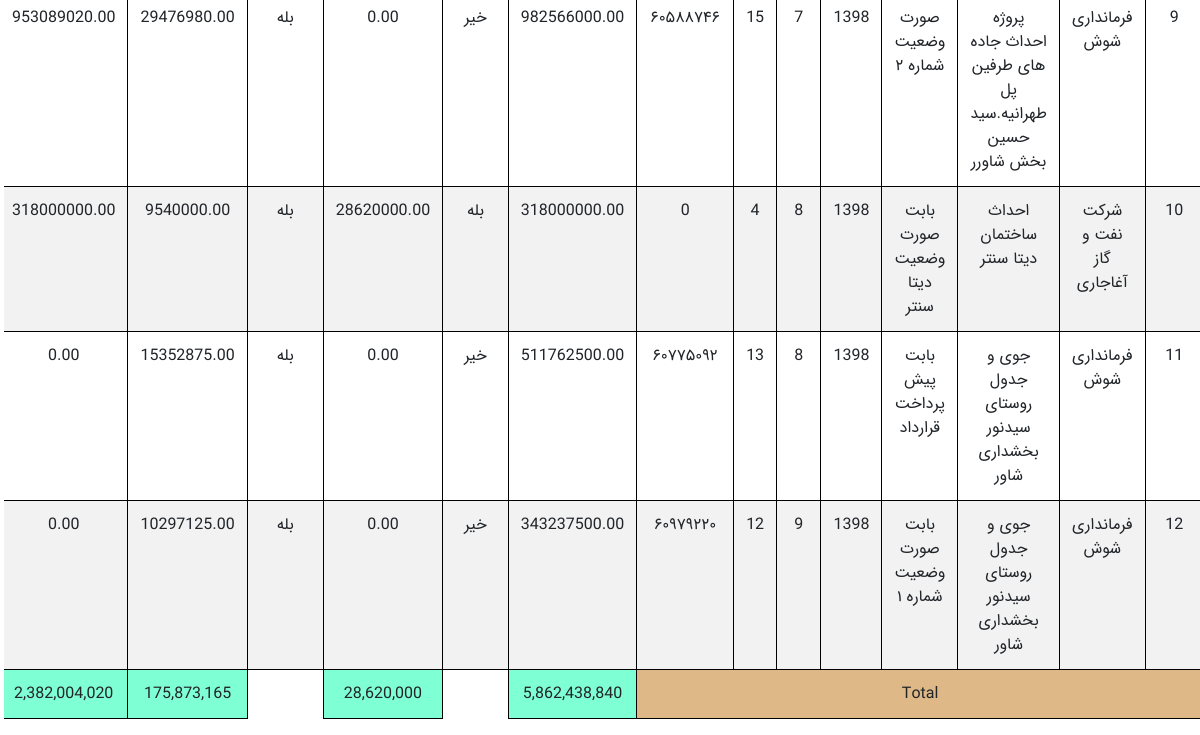
Before: /income/declaration/ (lower part) with the older database file.
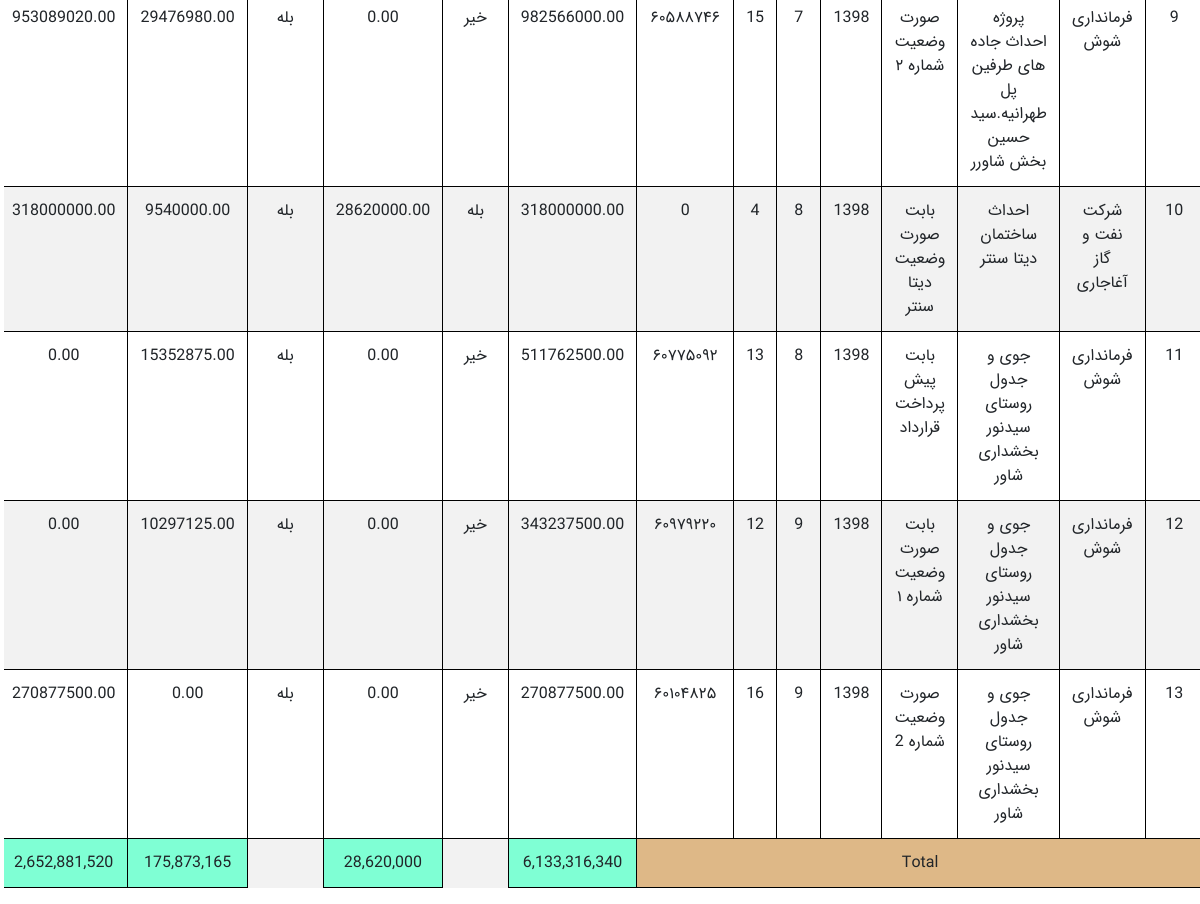
After: the same page with the newer database file.
### income/models.py (models this page shows, shortened)
class Income(models.Model):
    YEAR_CHOICES=[
        (1396,'1396'),
        (1397,'1397'),
        (1398,'1398'),
        (1399,'1399'),
        (1400,'1400'),
    ]
    MONTH_CHOICES=[
        (1,'فروردین'),
        (2,'اردیبشت'),
        (3,'خرداد'),
        (3,'تیر'),
        (5,'مرداد'),
        (6,'شهریور'),
        (7,'مهر'),
        (8,'آبان'),
        (9,'آذر'),
        (10,'دی'),
        (11,'بهمن'),
        (12,'اسفند'),
    ]
    DAY_CHOICES=[
        (1,'1'),
        (2,'2'),
        (3,'3'),
        (4,'4'),
        (5,'5'),
        (6,'6'),
        (7,'7'),
        (8,'8'),
        (9,'9'),
        (10,'10'),
        (11,'11'),
        (12,'12'),
        (13,'13'),
        (14,'14'),
        (15,'15'),
        (16,'16'),
        (17,'17'),
        (18,'18'),
        (19,'19'),
        (20,'20'),
        (21,'21'),
        (22,'22'),
        (23,'23'),
        (24,'24'),
        (25,'25'),
        (26,'26'),
        (27,'27'),
        (28,'28'),
        (29,'29'),
        (30,'30'),
        (31,'31'),
    ]
    TAX_STATUS=[
        (True,'مشمول'),
        (False,'معاف')
    ]
    employer   =   models.ForeignKey(Employer,verbose_name='کارفرما',on_delete=models.CASCADE)
    contract    =   models.ForeignKey(Contract,verbose_name='قرارداد',max_length=150,on_delete=models.CASCADE)
    title       =   models.CharField('عنوان پرداخت',max_length=100,blank=True)
    year        =   models.IntegerField('سال',choices=YEAR_CHOICES)
    month       =   models.IntegerField('ماه',choices=MONTH_CHOICES)
    day         =   models.IntegerField('روز',choices=DAY_CHOICES)
    bank        =   models.ForeignKey(Bank,verbose_name='بانک',on_delete=models.CASCADE,null=True,blank=True,default='')
    doc_number  =   models.CharField('شماره سند',max_length=30)
    gross_amount=   models.DecimalField('مبلغ ناخالص',max_digits=20,decimal_places=2)
    VAT_included=   models.BooleanField('مالیات بر ارزش افزوده ',choices=TAX_STATUS, default=True)
    VAT_amount  =   models.DecimalField('مبلغ ارزش افزوده',max_digits=20,decimal_places=2)
    tax_included=   models.BooleanField('وضعیت مالیات تکلیفی',choices=TAX_STATUS, default=True,)
    tax_amount  =   models.DecimalField('مبلغ مالیات',max_digits=20,decimal_places=2)
    pay_amount  =   models.DecimalField('خالص پرداختی',max_digits=20,decimal_places=2,default=0)
    description =   models.CharField(max_length=100,null=True,blank=True)
    class Meta:
        ordering=['year','month','day']

### baseinfo/models.py (models this page shows, shortened)
class Employer(models.Model):
    title           =   models.CharField('نام کارفرما',max_length=50)
    national_code   =   models.CharField('شناسه ملی',max_length=11)
    economic_id     =   models.CharField('شماره اقتصادی',max_length=11)
    phone_number    =   models.CharField("شماره تلفن",max_length=11)
    city_name       =   models.ForeignKey(City,verbose_name="شهر",null=True,on_delete=models.SET_NULL)
    address         =   models.TextField(verbose_name="آدرس")
    description     =   models.CharField('توضیحات',max_length=100,null=True,blank=True)
    def __str__(self):
        return self.title

class Contract(models.Model):
    employer    =   models.ForeignKey(Employer,verbose_name="کارفرما",on_delete=models.CASCADE)
    title       =   models.CharField('عنوان قرارداد',max_length=100)
    number      =   models.CharField('شماره قرارداد',max_length=50)
    date        =   models.DateField('تاریخ شروع',)
    end_date    =   models.DateField('تاریخ پایان',null=True,blank=True)
    gross_amount=   models.DecimalField('مبلغ اولیه قرارداد',max_digits=20,decimal_places=2,default=0)
    adjustment_amount=   models.DecimalField('مبلغ تعدیل',max_digits=20,decimal_places=2,default=0)
    final_amount=   models.DecimalField('مبلغ نهایی قرارداد',max_digits=20,decimal_places=2,default=0)
    total_payments=   models.DecimalField('مجموع مبالغ دریافتی',max_digits=20,decimal_places=2,default=0)
    progress    =   models.DecimalField('درصد پیشرفت',max_digits=10,decimal_places=2,default=0)
    scan_file   =   models.FileField('فایل قرارداد',blank=True,upload_to='income/static/contracts')
    description =   models.CharField('توضیحات',blank=True,max_length=100)
    def __str__(self):
        return self.title

### income/views.py (the view)
# urls.py: path("declaration/",declaration_view,name="declaration"),
def declaration_view(request, *args, **kwargs):
    incomes = Income.objects.filter(year=1398)
    ordering = ('year', 'month', 'day')
    view = ViewGenerator(table=Income, entities=incomes, opration_buttons={}, select_checkbox=False,
                         add_url='', ordering=ordering)
    total_income = incomes.aggregate(Sum('gross_amount'))
    total_tax = incomes.aggregate(Sum('tax_amount'))
    total_VAT = incomes.aggregate(Sum('VAT_amount'))
    total_pay = incomes.aggregate(Sum('pay_amount'))
    total_fields = {'total_income': total_income, 'total_tax': total_tax,
                    'total_VAT': total_VAT, 'total_pay': total_pay}
    exclude_fields = {'exclude': ['بانک', 'description', 'bank']}
    context = view.get_context_template()
    context.update(**total_fields)
    context.update(**exclude_fields)
    return render(request, "income/declaration.html", context)

### income/templatetags/getattribute.py (called while the page is built)
def getattribute(value, arg):
    if hasattr(value, str(arg)):
        attr =getattr(value, arg)
        if type(attr)==bool:
            if attr==True:
                return 'بله'
            elif attr==False:
                return 'خیر'
        return attr
    elif hasattr(value, 'has_key') and value.has_key(arg):
        return value[arg]
    elif numeric_test.match(str(arg)) and len(value) > int(arg):
        return value[int(arg)]
    else:
        return settings.TEMPLATE_STRING_IF_INVALID

### views_generator.py (called while the page is built)
    def get_filed_names(self):
        filed_names=list()
        for f in self.table._meta.get_fields():
            if hasattr(f,'verbose_name') and f.name!='id':
                filed_names.append(f.name)
        return filed_names

    def get_field_labels(self):
        field_labels=list()
        field_labels.append('ردیف')
        for f in self.table._meta.get_fields():
            if hasattr(f,'verbose_name') and f.name!='id':
                field_labels.append(f.verbose_name)
        return field_labels

### templates/income/declaration.html (shortened to what this page needs)
{% extends "share/base.html" %}
{% load getattribute %}
{% load l10n %}
{% load jformat %}
{% load humanize %}
{% block content %}
<div id='data-list'>
    <table class="table table-striped">
        {% if objects %}
        {% for object in objects %}
        <tr>
            <td>{{forloop.counter}}</td>
            {% for field in field_names %}
            {% if field == "year" %}
            {% localize off %}
            <td>{{ object|getattribute:field }}</td>
            {% endlocalize %}
            {% else %}
            {% if field not  in exclude %}
            <td>{{ object|getattribute:field }}</td>
            {% endif %}
            {% endif %}
            {% endfor %}
        </tr>
        {% endfor %}
        <tr>
            <td colspan="8" style="background-color: burlywood">Total</td>
            <td style="background-color: aquamarine">{{ total_income.gross_amount__sum|intcomma }}</td>
            <td style="border-style:none"></td>
            <td style="background-color: aquamarine">{{ total_VAT.VAT_amount__sum|intcomma }}</td>
            <td style="border-style:none"></td>
            <td style="background-color: aquamarine">{{ total_tax.tax_amount__sum|intcomma }}</td>
            <td style="background-color: aquamarine">{{ total_pay.pay_amount__sum|intcomma }}</td>
        </tr>
        {% endif %}
    </table>
</div>
{% endblock %}

Changed rows visible on the page:
added Income: field_names "فرمانداری شوش" "جوی و جدول روستای سیدنور بخشداری شاور" "صورت وضعیت شماره 2" "9" "16" "۶۰۱۰۴۸۲۵" "270877500.00" "خیر" "0.00" "بله" "0.00" "270877500.00", field_names "1398"
Other visible differences:
{{ total_income.gross_amount__sum|intcomma }}: "5,862,438,840" → "6,133,316,340"
{{ total_pay.pay_amount__sum|intcomma }}: "2,382,004,020" → "2,652,881,520"
